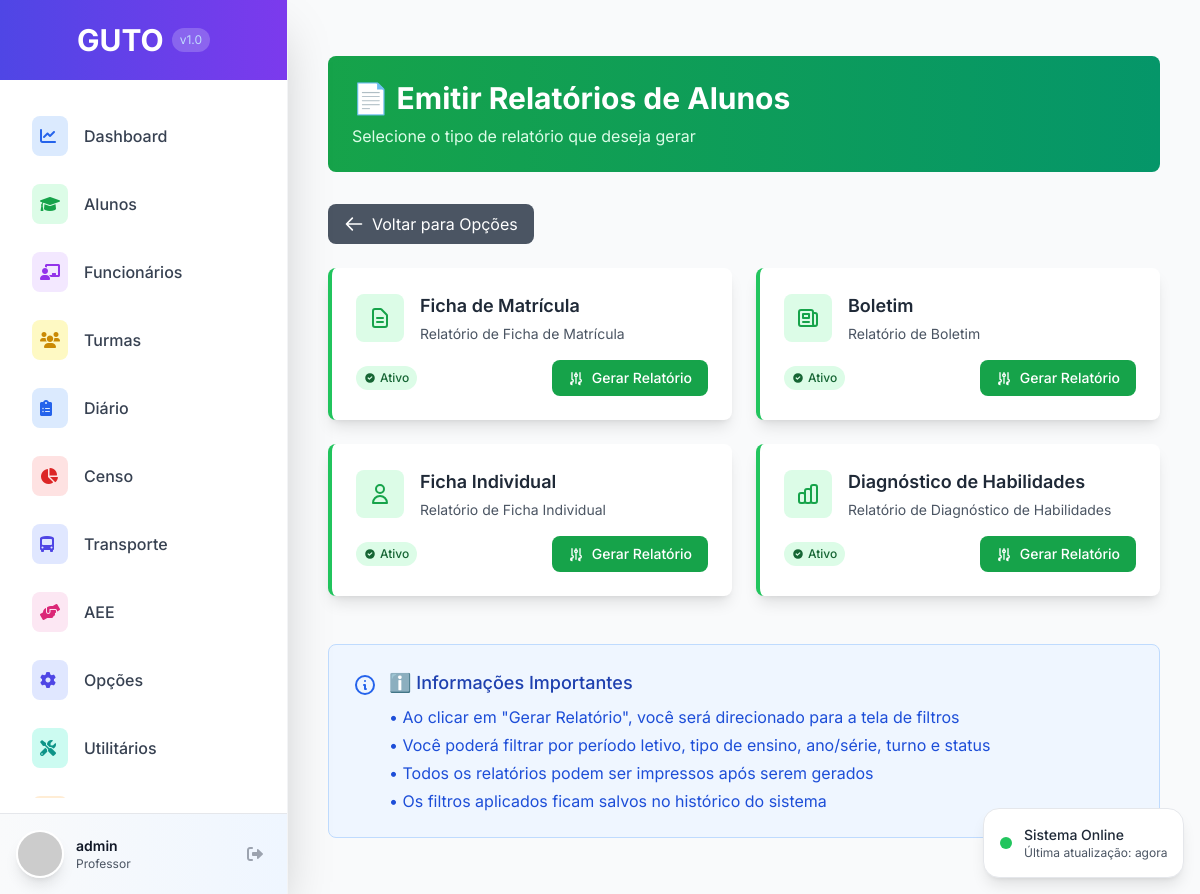
The app's page /opcoes/documentos/ (signed in) with its own data.
### opcoes/models.py (models this page shows, shortened)
class TipoRelatorio(models.Model):
    TIPOS_RELATORIO = [
        ('FICHA_MATRICULA', 'Ficha de Matrícula'),
        ('BOLETIM', 'Boletim'),
        ('FICHA_INDIVIDUAL', 'Ficha Individual'),
        ('DIAGNOSTICO_HABILIDADES', 'Diagnóstico de Habilidades'),
    ]
    nome = models.CharField(max_length=100, choices=TIPOS_RELATORIO, unique=True, verbose_name="Nome do Relatório")
    descricao = models.TextField(blank=True, null=True, verbose_name="Descrição")
    ativo = models.BooleanField(default=True, verbose_name="Relatório Ativo")
    class Meta:
        verbose_name = "Tipo de Relatório"
        verbose_name_plural = "Tipos de Relatórios"
        ordering = ['nome']

### opcoes/views.py (the view)
# urls.py: path('documentos/', views.documentos_home, name='documentos_home'),
@login_required
def documentos_home(request):
    tipos_relatorio = []
    for tipo, nome in TipoRelatorio.TIPOS_RELATORIO:
        relatorio, created = TipoRelatorio.objects.get_or_create(
            nome=tipo,
            defaults={'descricao': f'Relatório de {nome}', 'ativo': True}
        )
        tipos_relatorio.append(relatorio)
    context = {
        'tipos_relatorio': tipos_relatorio,
        'title': 'Emitir Relatórios de Alunos'
    }
    return render(request, 'opcoes/documentos/documentos_home.html', context)

### templates/opcoes/documentos/documentos_home.html (shortened to what this page needs)
{% extends 'base.html' %}
{% block content %}
<div class="container mx-auto px-4 py-8">
    <div class="bg-gradient-to-r from-green-600 to-emerald-600 rounded-lg p-6 mb-8 text-white">
        <h1 class="text-3xl font-bold mb-2">📄 Emitir Relatórios de Alunos</h1>
        <p class="text-green-100">Selecione o tipo de relatório que deseja gerar</p>
    </div>
    <div class="mb-6">
        <a href="{% url 'opcoes:opcoes_home' %}"
           class="inline-flex items-center px-4 py-2 bg-gray-600 text-white rounded-lg hover:bg-gray-700 transition-colors">
            <svg class="w-5 h-5 mr-2" fill="none" stroke="currentColor" viewBox="0 0 24 24">
                <path stroke-linecap="round" stroke-linejoin="round" stroke-width="2" d="M10 19l-7-7m0 0l7-7m-7 7h18"></path>
            </svg>
            Voltar para Opções
        </a>
    </div>
    <div class="grid md:grid-cols-2 lg:grid-cols-2 gap-6">
        {% for relatorio in tipos_relatorio %}
        <div class="bg-white rounded-lg shadow-lg p-6 hover:shadow-xl transition-shadow border-l-4 border-green-500">
            <div class="flex items-start justify-between mb-4">
                <div class="flex items-center">
                    <div class="w-12 h-12 bg-green-100 rounded-lg flex items-center justify-center mr-4">
                        {% if relatorio.nome == 'FICHA_MATRICULA' %}
                            <svg class="w-6 h-6 text-green-600" fill="none" stroke="currentColor" viewBox="0 0 24 24">
                                <path stroke-linecap="round" stroke-linejoin="round" stroke-width="2" d="M9 12h6m-6 4h6m2 5H7a2 2 0 01-2-2V5a2 2 0 012-2h5.586a1 1 0 01.707.293l5.414 5.414a1 1 0 01.293.707V19a2 2 0 01-2 2z"></path>
                            </svg>
                        {% elif relatorio.nome == 'BOLETIM' %}
                            <svg class="w-6 h-6 text-green-600" fill="none" stroke="currentColor" viewBox="0 0 24 24">
                                <path stroke-linecap="round" stroke-linejoin="round" stroke-width="2" d="M19 20H5a2 2 0 01-2-2V6a2 2 0 012-2h10a2 2 0 012 2v1m2 13a2 2 0 01-2-2V7m2 13a2 2 0 002-2V9a2 2 0 00-2-2h-2m-4-3H9M7 16h6M7 8h6v4H7V8z"></path>
                            </svg>
                        {% elif relatorio.nome == 'FICHA_INDIVIDUAL' %}
                            <svg class="w-6 h-6 text-green-600" fill="none" stroke="currentColor" viewBox="0 0 24 24">
                                <path stroke-linecap="round" stroke-linejoin="round" stroke-width="2" d="M16 7a4 4 0 11-8 0 4 4 0 018 0zM12 14a7 7 0 00-7 7h14a7 7 0 00-7-7z"></path>
                            </svg>
                        {% endif %}
                    </div>
                    <div>
                        <h3 class="text-lg font-semibold text-gray-800 mb-1">{{ relatorio.get_nome_display }}</h3>
                        {% if relatorio.descricao %}
                            <p class="text-gray-600 text-sm">{{ relatorio.descricao }}</p>
                        {% endif %}
                    </div>
                </div>
            </div>
            <div class="flex justify-between items-center">
                <span class="inline-flex items-center px-2 py-1 rounded-full text-xs font-medium {% if relatorio.ativo %}bg-green-100 text-green-800{% else %}bg-gray-100 text-gray-800{% endif %}">
                    {% if relatorio.ativo %}
                        <svg class="w-3 h-3 mr-1" fill="currentColor" viewBox="0 0 20 20">
                            <path fill-rule="evenodd" d="M10 18a8 8 0 100-16 8 8 0 000 16zm3.707-9.293a1 1 0 00-1.414-1.414L9 10.586 7.707 9.293a1 1 0 00-1.414 1.414l2 2a1 1 0 001.414 0l4-4z" clip-rule="evenodd"></path>
                        </svg>
                        Ativo
                    {% endif %}
                </span>
                {% if relatorio.ativo %}
                <a href="{% url 'opcoes:selecionar_relatorio' relatorio.pk %}"
                   class="inline-flex items-center px-4 py-2 bg-green-600 text-white text-sm font-medium rounded-lg hover:bg-green-700 transition-colors">
                    <svg class="w-4 h-4 mr-2" fill="none" stroke="currentColor" viewBox="0 0 24 24">
                        <path stroke-linecap="round" stroke-linejoin="round" stroke-width="2" d="M12 6V4m0 2a2 2 0 100 4m0-4a2 2 0 110 4m-6 8a2 2 0 100-4m0 4a2 2 0 100 4m0-4v2m0-6V4m6 6v10m6-2a2 2 0 100-4m0 4a2 2 0 100 4m0-4v2m0-6V4"></path>
                    </svg>
                    Gerar Relatório
                </a>
                {% endif %}
            </div>
        </div>
        {% endfor %}
    </div>
    <div class="mt-12 bg-blue-50 border border-blue-200 rounded-lg p-6">
        <div class="flex items-start">
            <svg class="w-6 h-6 text-blue-600 mt-1 mr-3" fill="none" stroke="currentColor" viewBox="0 0 24 24">
                <path stroke-linecap="round" stroke-linejoin="round" stroke-width="2" d="M13 16h-1v-4h-1m1-4h.01M21 12a9 9 0 11-18 0 9 9 0 0118 0z"></path>
            </svg>
            <div>
                <h3 class="text-lg font-medium text-blue-800 mb-2">ℹ️ Informações Importantes</h3>
                <ul class="text-blue-700 space-y-1">
                    <li>• Ao clicar em "Gerar Relatório", você será direcionado para a tela de filtros</li>
                    <li>• Você poderá filtrar por período letivo, tipo de ensino, ano/série, turno e status</li>
                    <li>• Todos os relatórios podem ser impressos após serem gerados</li>
                    <li>• Os filtros aplicados ficam salvos no histórico do sistema</li>
                </ul>
            </div>
        </div>
    </div>
</div>
{% endblock %}

### templates/base.html (shortened to what this page needs)
<!DOCTYPE html>
<html lang="pt-BR">
<head>
    <script src="https://cdn.tailwindcss.com"></script>
    <link rel="stylesheet" href="https://cdnjs.cloudflare.com/ajax/libs/font-awesome/6.0.0/css/all.min.css">
    {% load static %}
    <link rel="stylesheet" href="{% static 'css/tailwind.css' %}">
</head>
<body class="bg-gray-50 font-sans">
    <div class="flex h-screen bg-gray-50 overflow-hidden">
        <div class="fixed inset-y-0 left-0 z-50 w-72 bg-white shadow-2xl border-r border-gray-100">
            <div class="flex items-center justify-center h-20 px-6 bg-gradient-to-r from-guto-blue to-guto-purple">
                <h1 class="text-3xl font-bold text-white">GUTO</h1>
                <span class="ml-2 text-xs text-blue-200 bg-white bg-opacity-20 px-2 py-1 rounded-full">v1.0</span>
            </div>
            <nav class="mt-6 px-4 space-y-1 pb-20 overflow-y-auto" style="height: calc(100vh - 200px);">
                <a href="{% url 'dashboard:home' %}" class="flex items-center space-x-4 px-4 py-3 rounded-xl text-gray-700 hover:bg-gradient-to-r hover:from-blue-50 hover:to-purple-50 hover:text-blue-700 transition-all duration-300 group">
                    <div class="p-2 rounded-lg bg-blue-100 text-blue-600 group-hover:bg-blue-200">
                        <i class="fas fa-chart-line w-5 h-5"></i>
                    </div>
                    <span class="font-medium">Dashboard</span>
                </a>
                <a href="{% url 'alunos:aluno_list' %}" class="flex items-center space-x-4 px-4 py-3 rounded-xl text-gray-700 hover:bg-gradient-to-r hover:from-green-50 hover:to-emerald-50 hover:text-green-700 transition-all duration-300 group">
                    <div class="p-2 rounded-lg bg-green-100 text-green-600 group-hover:bg-green-200">
                        <i class="fas fa-graduation-cap w-5 h-5"></i>
                    </div>
                    <span class="font-medium">Alunos</span>
                </a>
                <a href="{% url 'funcionarios:funcionario_list' %}" class="flex items-center space-x-4 px-4 py-3 rounded-xl text-gray-700 hover:bg-gradient-to-r hover:from-purple-50 hover:to-pink-50 hover:text-purple-700 transition-all duration-300 group">
                    <div class="p-2 rounded-lg bg-purple-100 text-purple-600 group-hover:bg-purple-200">
                        <i class="fas fa-chalkboard-teacher w-5 h-5"></i>
                    </div>
                    <span class="font-medium">Funcionários</span>
                </a>
                <a href="{% url 'turma:avaliacao_home' %}" class="flex items-center space-x-4 px-4 py-3 rounded-xl text-gray-700 hover:bg-gradient-to-r hover:from-yellow-50 hover:to-orange-50 hover:text-yellow-700 transition-all duration-300 group">
                    <div class="p-2 rounded-lg bg-yellow-100 text-yellow-600 group-hover:bg-yellow-200">
                        <i class="fas fa-users w-5 h-5"></i>
                    </div>
                    <span class="font-medium">Turmas</span>
                </a>
                <a href="{% url 'diario:home' %}" class="flex items-center space-x-4 px-4 py-3 rounded-xl text-gray-700 hover:bg-gradient-to-r hover:from-blue-50 hover:to-indigo-50 hover:text-blue-700 transition-all duration-300 group">
                    <div class="p-2 rounded-lg bg-blue-100 text-blue-600 group-hover:bg-blue-200">
                        <i class="fas fa-clipboard-list w-5 h-5"></i>
                    </div>
                    <span class="font-medium">Diário</span>
                </a>
                <a href="{% url 'dashboard:em_desenvolvimento' %}?funcionalidade=Censo%20Escolar" class="flex items-center space-x-4 px-4 py-3 rounded-xl text-gray-700 hover:bg-gradient-to-r hover:from-red-50 hover:to-pink-50 hover:text-red-700 transition-all duration-300 group">
                    <div class="p-2 rounded-lg bg-red-100 text-red-600 group-hover:bg-red-200">
                        <i class="fas fa-chart-pie w-5 h-5"></i>
                    </div>
                    <span class="font-medium">Censo</span>
                </a>
                <a href="{% url 'dashboard:em_desenvolvimento' %}?funcionalidade=Transporte%20Escolar" class="flex items-center space-x-4 px-4 py-3 rounded-xl text-gray-700 hover:bg-gradient-to-r hover:from-indigo-50 hover:to-blue-50 hover:text-indigo-700 transition-all duration-300 group">
                    <div class="p-2 rounded-lg bg-indigo-100 text-indigo-600 group-hover:bg-indigo-200">
                        <i class="fas fa-bus-alt w-5 h-5"></i>
                    </div>
                    <span class="font-medium">Transporte</span>
                </a>
                <a href="{% url 'dashboard:em_desenvolvimento' %}?funcionalidade=AEE%20(Atendimento%20Educacional%20Especializado)" class="flex items-center space-x-4 px-4 py-3 rounded-xl text-gray-700 hover:bg-gradient-to-r hover:from-pink-50 hover:to-rose-50 hover:text-pink-700 transition-all duration-300 group">
                    <div class="p-2 rounded-lg bg-pink-100 text-pink-600 group-hover:bg-pink-200">
                        <i class="fas fa-hands-helping w-5 h-5"></i>
                    </div>
                    <span class="font-medium">AEE</span>
                </a>
                <a href="{% url 'dashboard:em_desenvolvimento' %}?funcionalidade=Opções%20e%20Relatórios" class="flex items-center space-x-4 px-4 py-3 rounded-xl text-gray-700 hover:bg-gradient-to-r hover:from-indigo-50 hover:to-purple-50 hover:text-indigo-700 transition-all duration-300 group">
                    <div class="p-2 rounded-lg bg-indigo-100 text-indigo-600 group-hover:bg-indigo-200">
                        <i class="fas fa-cog w-5 h-5"></i>
                    </div>
                    <span class="font-medium">Opções</span>
                </a>
                <a href="{% url 'dashboard:em_desenvolvimento' %}?funcionalidade=Utilitários%20do%20Sistema" class="flex items-center space-x-4 px-4 py-3 rounded-xl text-gray-700 hover:bg-gradient-to-r hover:from-teal-50 hover:to-cyan-50 hover:text-teal-700 transition-all duration-300 group">
                    <div class="p-2 rounded-lg bg-teal-100 text-teal-600 group-hover:bg-teal-200">
                        <i class="fas fa-tools w-5 h-5"></i>
                    </div>
                    <span class="font-medium">Utilitários</span>
                </a>
                <a href="{% url 'dashboard:em_desenvolvimento' %}?funcionalidade=Suporte%20Técnico" class="flex items-center space-x-4 px-4 py-3 rounded-xl text-gray-700 hover:bg-gradient-to-r hover:from-orange-50 hover:to-amber-50 hover:text-orange-700 transition-all duration-300 group">
                    <div class="p-2 rounded-lg bg-orange-100 text-orange-600 group-hover:bg-orange-200">
                    </div>
                </a>
            </nav>
            <div class="absolute bottom-0 w-full p-4 bg-gradient-to-r from-gray-50 to-blue-50 border-t border-gray-200">
                <div class="flex items-center space-x-3">
                    <img class="w-12 h-12 rounded-full border-2 border-white shadow-lg" src="https://ui-avatars.com/api/?name=Professor&background=4F46E5&color=fff&size=128" alt="Avatar">
                    <div class="flex-1 min-w-0">
                        <p class="text-sm font-semibold text-gray-900 truncate">
                            {% if user.is_authenticated %}
                                {{ user.get_full_name|default:user.username }}
                            {% else %}
                                Visitante
                            {% endif %}
                        </p>
                        <p class="text-xs text-gray-600 truncate">Professor</p>
                    </div>
                    <a href="{% url 'logout' %}" class="p-2 text-gray-400 hover:text-red-600 hover:bg-red-50 rounded-lg transition-all duration-200" title="Sair">
                        <i class="fas fa-sign-out-alt w-4 h-4"></i>
                    </a>
                </div>
            </div>
        </div>
        <div class="flex-1 ml-72 overflow-hidden">
            <main class="h-full overflow-y-auto p-6">
                {% block content %}
                {% endblock %}
            </main>
        </div>
    </div>
    {% include 'turma/notifications.html' %}
    {% load static %}
</body>
</html>

### records on screen
TipoRelatorio: nome "Ficha de Matrícula", descricao "Relatório de Ficha de Matrícula", ativo True (drawn)
TipoRelatorio: nome "Boletim", descricao "Relatório de Boletim", ativo True (drawn)
TipoRelatorio: nome "Ficha Individual", descricao "Relatório de Ficha Individual", ativo True (drawn)
TipoRelatorio: nome "Diagnóstico de Habilidades", descricao "Relatório de Diagnóstico de Habilidades", ativo True (drawn)

### other values on screen
{{ user.get_full_name|default:user.username }} "admin"
